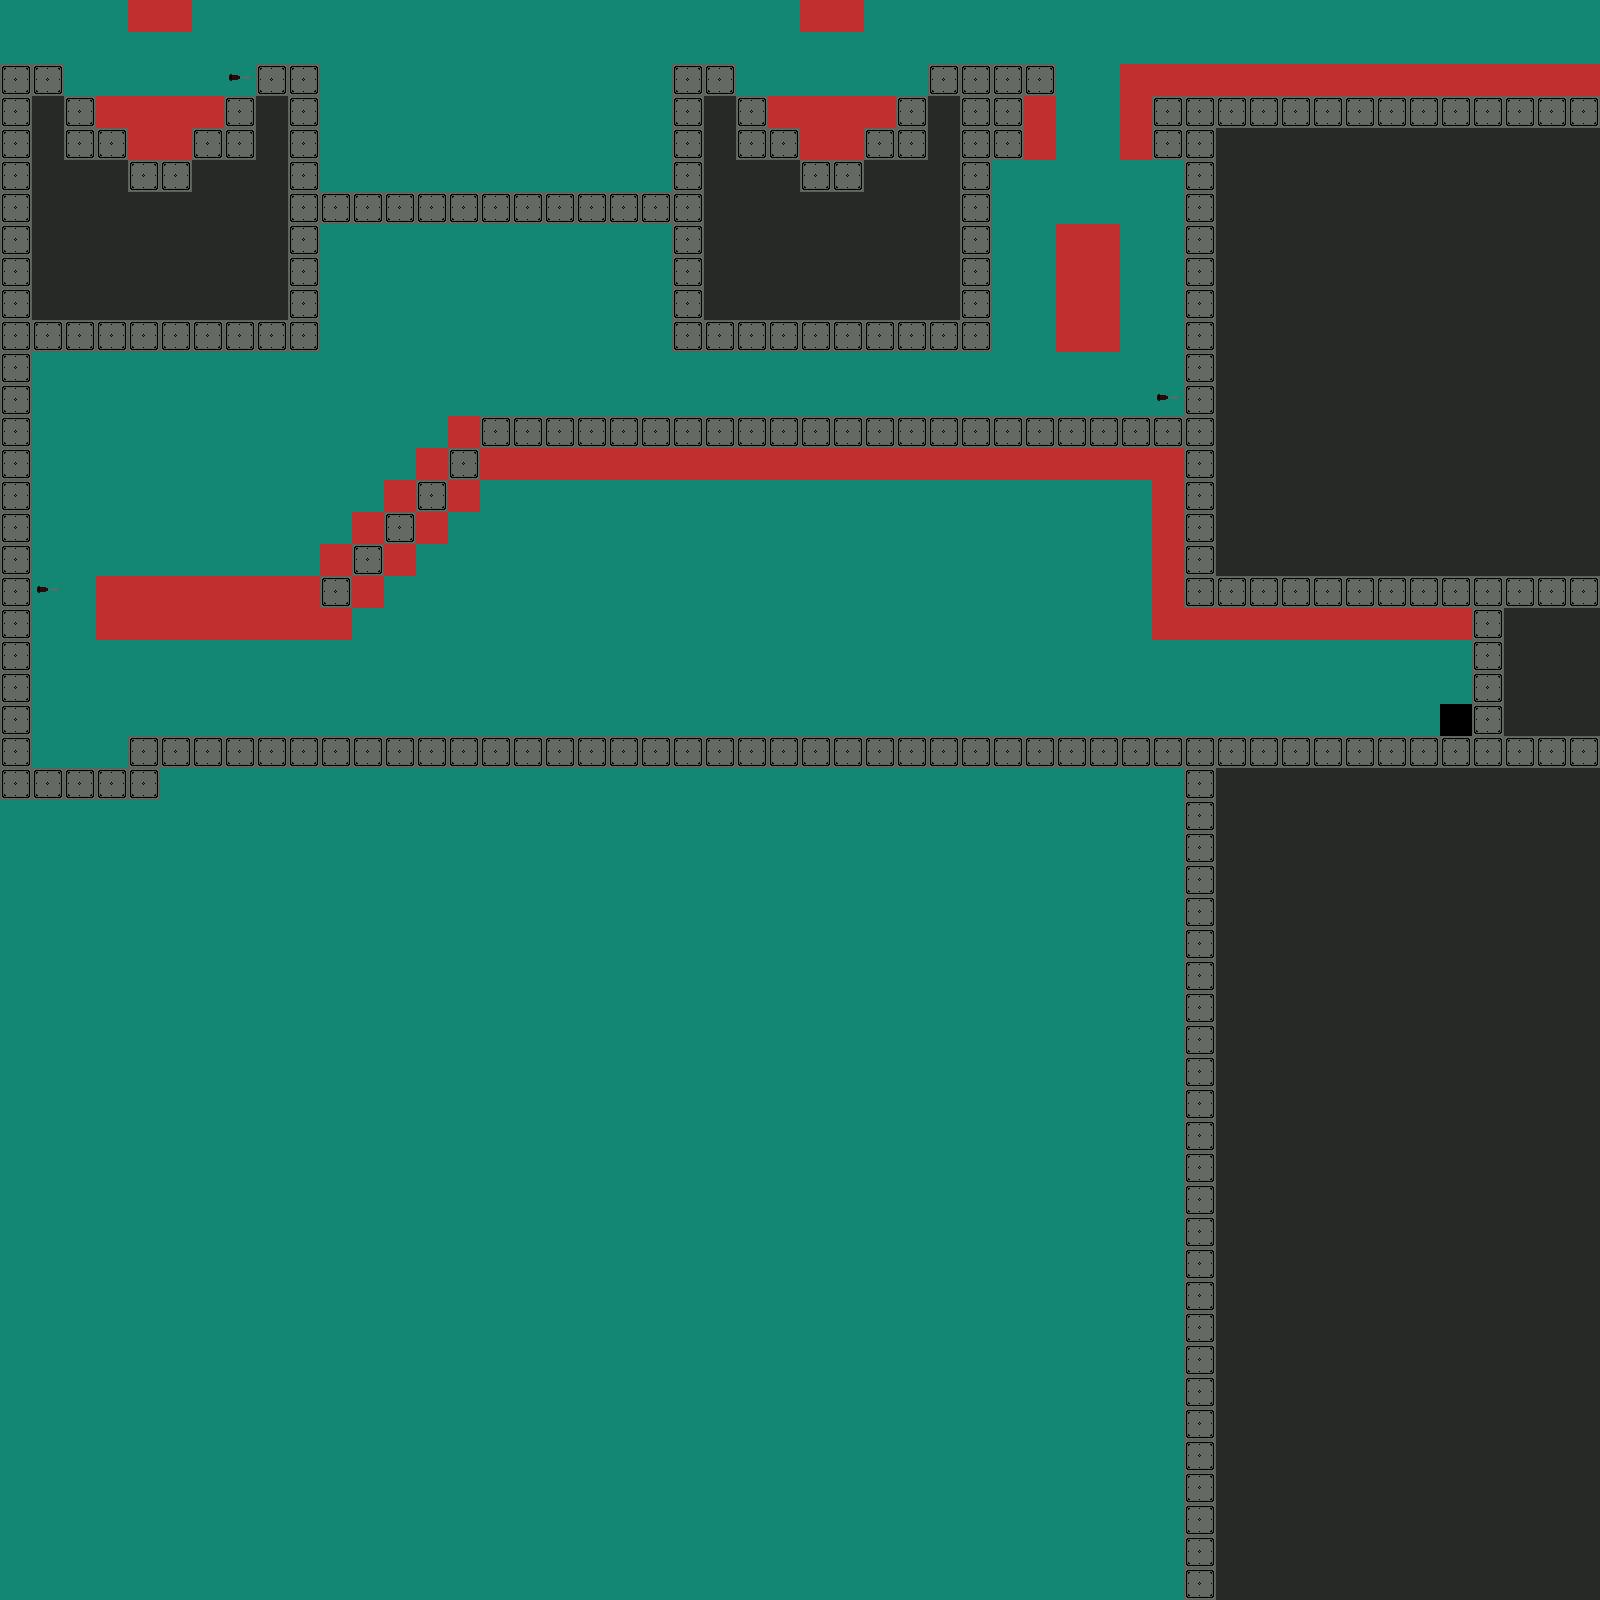

This game map was drawn from its Tiled (.tmx) file and the tilesets committed beside it. A one-line description and the trimmed map source follow:
An orthogonal 50x50 tile map with 32x32 px tiles, 1 tile layer (Tile Layer 1).

<map version="1.0" orientation="orthogonal" width="50" height="50" tilewidth="32" tileheight="32">
 <tileset firstgid="1" name="Tiles" tilewidth="32" tileheight="32">
  <image source="Tiles.png" trans="ff00ff" width="192" height="32" />
 </tileset>
 <layer name="Tile Layer 1" width="50" height="50">
  <data>[2500 cells, 2500 non-empty, 6 distinct tile ids]</data>
 </layer>
</map>